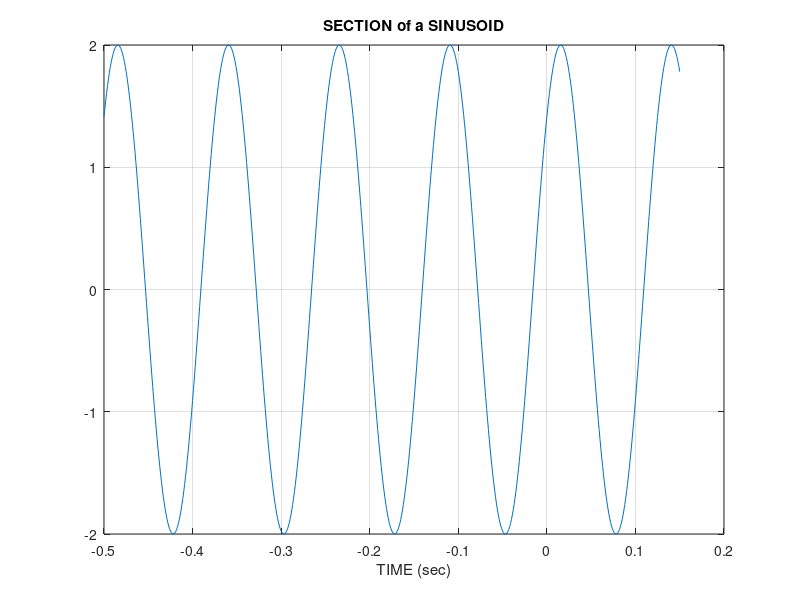

This figure's MATLAB source:
dt = 0.001;
tt = -0.5 : dt : .15; 
Fo = 8;
Z = sqrt(2)*(1-j); xx = real(Z*exp(2j*pi*Fo*tt)); 
plot (tt, xx), grid
title('SECTION of a SINUSOID'), xlabel('TIME (sec)')